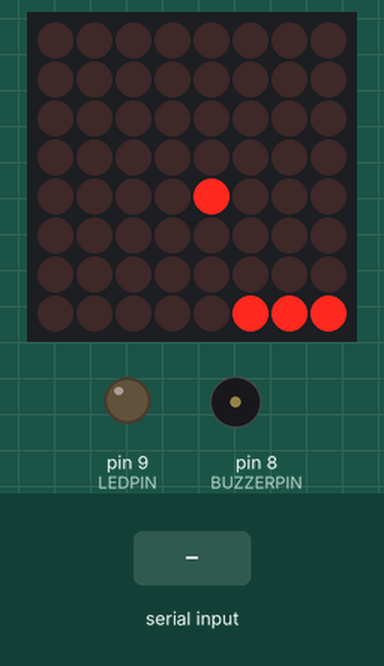
This sketch was run on a simulated Arduino Uno, built with avr-gcc and run on an emulated ATmega328P. Shown: 8×8 LED matrix, output pins drawn as LEDs (lit = HIGH), buzzer (waves = sounding, pin HIGH). Inputs (shaded band) come from the test bench. Random numbers use the default seed unless the sketch sets one.

Above: at 5.9 s.
6.0 s: "1" received over Serial
At 6.95 s:
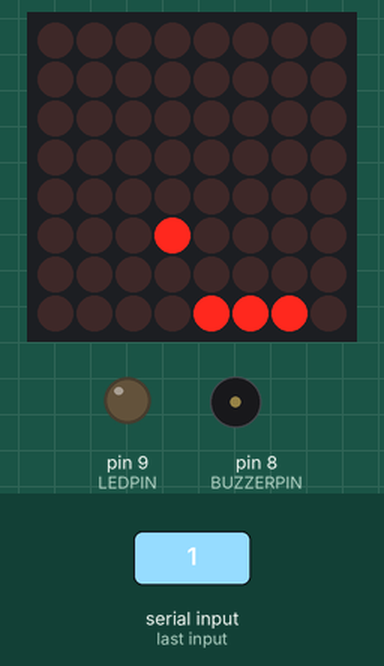
9.0 s: "0" received over Serial
At 9.78 s:
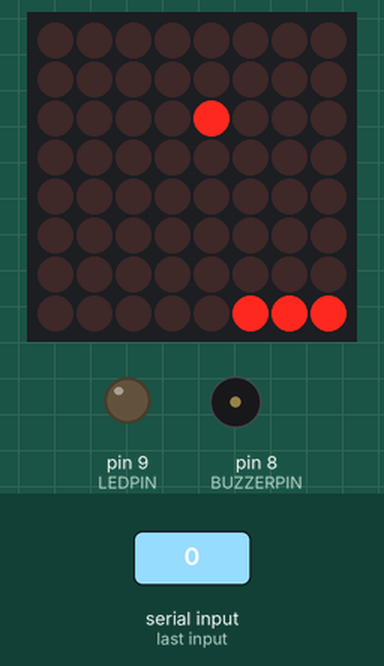
12.0 s: "2" received over Serial
At 12.21 s:
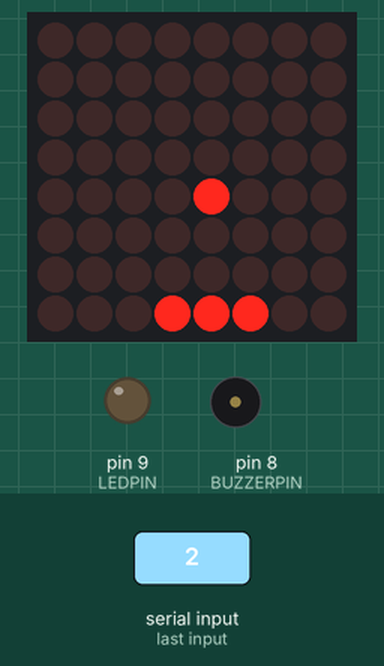
15.0 s: "1" received over Serial
At 15.43 s:
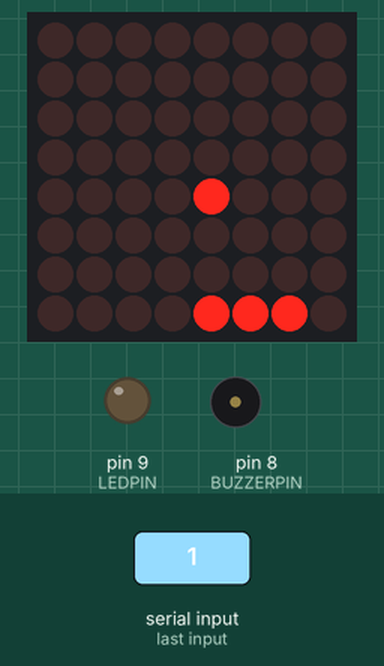
17.9 s: "2" received over Serial
At 18.65 s:
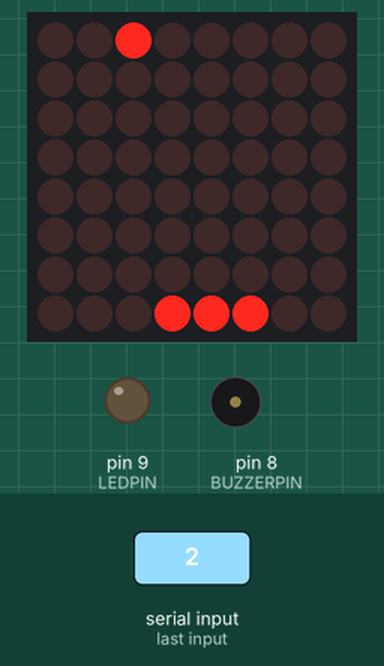
20.7 s: "0" received over Serial
At 21.09 s:
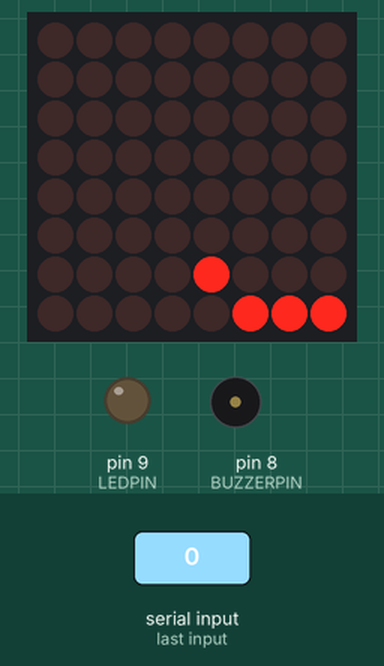

The sketch:

pong_game_arduino.ino
```cpp
#include "LedControl.h"// max 7219 ile led kontrol kütüphanesi
#include "Timer.h"

#define LEDPIN 9 // led pini
#define BUZZERPIN 8 // buzzer pini
#define PADSIZE 3 //oynanacak çubuğun uzunluğu
#define BALL_DELAY 400
#define GAME_DELAY 10
#define BOUNCE_VERTICAL 1
#define BOUNCE_HORIZONTAL -1
#define NEW_GAME_ANIMATION_SPEED 50  //define ile yapılan değişiklikler ilk yazılan veriyle yanına yazılan value için derlerken kodda yer değiştirmesini sağlar
#define HIT_NONE 0
#define HIT_NONE 0
#define HIT_CENTER 1
#define HIT_LEFT 2
#define HIT_RIGHT 3


//#define DEBUG 1

byte sad[] = {
B00000000,
B01000100,//dot matrix için 8x8 lik matriks tanımlandı ve her bir lede HIGH konumu için 1, LOW konumu için 0 verildi
B00010000,
B00010000,
B00000000,
B00111000,
B01000100,
B00000000
};

byte smile[] = {
B00000000,
B01000100,
B00010000,//dot matrix için 8x8 lik matriks tanımlandı ve her bir lede HIGH konumu için 1, LOW konumu için 0 verildi
B00010000,
B00010000,
B01000100,
B00111000,
B00000000
};
//byte ad[] = {
//B11100110,
//B11100101,//dot matrix için 8x8 lik matriks tanımlandı ve her bir lede HIGH konumu için 1, LOW konumu için 0 verildi
//B10000101,
//B10111110,
//B00100000,
//B00111000,
//B00100000,
//B00111000
//};


Timer timer; // timer.h kütüphanesi yardımıyla kullanılmak üere zamanlayıcı tanımlandı.

LedControl lc = LedControl(12,11,10,1);//led control kütüphanesine MAX7219 driver için kullanılacak pinleri tanımladık. son rakam ise kullanılacak driver sayısıdır.

byte direction; //Rüzgar gülü, 0 kuzeydir
int xball;
int yball;
int yball_prev;
byte xpad;
int ball_timer;

int bluetoothVal; // bluetooth veri akışı için kullanılacak string tanımlandı

void setSprite(byte *sprite){
    for(int r = 0; r < 8; r++){
        lc.setRow(0, r, sprite[r]);//ilk değer matrix adresidir 1 matriks olduğundan 0 değeri verilir. ikinci parametre satırlar arasında gezmemizi sağlar. üçüncü parametrede satırdaki yanacak ledleri byte cinsinden verir (dizideki değerler alınacak
    }
}

void newGame() {
    lc.clearDisplay(0); //tüm ledler adresteki matriks için söner
    // x ve y pozisyonlarına değer verme
    xball = random(1, 7);// 1ve 7 arasında random sayı üretir.
    yball = 1;
    direction = random(3, 6); // Güneye gider
    for(int r = 0; r < 8; r++){
        for(int c = 0; c < 8; c++){
            lc.setLed(0, r, c, HIGH);// satır ve sütunlardaki ledi row coulmn numarasına göre yakar.
            delay(NEW_GAME_ANIMATION_SPEED);//define ile tanımlanmış süre kadar bekletir
        }
    }
    setSprite(smile);//gülen yüz çalıştırılır.
    delay(1500);//1.5 sn bekler
    lc.clearDisplay(0);//matriks ledleri söndürülür.
}

void setPad(int x) {

    xpad = x;// çubuğa konum verilmiştir

}

void debug(const char* desc){// konumları kontrol etmek için yazılmış fonksiyondur
#ifdef DEBUG
    Serial.print(desc);
    Serial.print(" XY: ");
    Serial.print(xball);
    Serial.print(", ");//topun x ve y koordinatlarını basar
    Serial.print(yball);
    Serial.print(" XPAD: ");//çubuğun konumunu basar
    Serial.print(xpad);
    Serial.print(" DIR: ");//direction bastırır
    Serial.println(direction);
#endif
}

int checkBounce() {
    if(!xball || !yball || xball == 7 || yball == 6){//xball veya yball null değilse veya xball 7 ise veya yball 6 ise
        int bounce = (yball == 0 || yball == 6) ? BOUNCE_HORIZONTAL : BOUNCE_VERTICAL;// yball 0 veya yball 6 ise 1 horizontal veya -1 vertical değerini ata
#ifdef DEBUG
        debug(bounce == BOUNCE_HORIZONTAL ? "HORIZONTAL" : "VERTICAL");// BOUNCE_HORIZONTAL bounce değerindeyse horizontal kelimesini değilse vertical kelimesini  debug fonksiyonuna gönderir.
#endif
        return bounce;//bounce değerini döndürür
    }
    return 0;
}

int getHit() {// çarpma var mı var ise koordinatını alır
    if(yball != 6 || xball < xpad || xball > xpad + PADSIZE){
        return HIT_NONE;
    }
    if(xball == xpad + PADSIZE / 2){
        return HIT_CENTER; //oynanan çubuğun ortasına çarpıp çarpmadığına bakar
    }
    return xball < xpad + PADSIZE / 2 ? HIT_LEFT : HIT_RIGHT; //ne tarafa çarptığını döndürür
}

bool checkLoose() {
    return yball == 6 && getHit() == HIT_NONE; // oyuncunun kaybedip kaybetmediğini kontrol eder.
}

void moveBall() {
    debug("MOVE"); // debug fonksiyonuna move gönderir
    int bounce = checkBounce(); // fonksiyondan değeri alır.
    if(bounce) { // sektiği yere göre konumu değişecek
        switch(direction){
            case 0:
                direction = 4; //yukarıdaysa aşağı inecektir
            break;
            case 1:
                direction = (bounce == BOUNCE_VERTICAL) ? 7 : 3; //geldiği tarafa göre 1 veya 5 yönüne gider. saat 4 ve 10 arası
            break;
            case 2:
                direction = 6;//saat 3 yönünden saat 9 yönüne yönleneceğini belirtiyor
            break;
            case 6:
                direction = 2; //saat 9 yönünden saat 3 yönüne yönleneceğini belirtiyor
            break;
            case 7:
                direction = (bounce == BOUNCE_VERTICAL) ? 1 : 5; // geldiği tarafa göre 1 veya 5 yönüne gider. saat 8 ve 2 yönü arası
            break;
            case 5:
                direction = (bounce == BOUNCE_VERTICAL) ? 3 : 7; //geldiği tarafa göre 1 veya 5 yönüne gider. saat 4 ve 10 arası
            break;
            case 3:
                direction = (bounce == BOUNCE_VERTICAL) ? 5 : 1; // geldiği tarafa göre 1 veya 5 yönüne gider.saat 8 ve 2 yönü arası
            break;
            case 4:
                direction = 0; //aşağıdaysa yukarı çıkacaktır
            break;
        }
        debug("->");
    }


    switch(getHit()){
        case HIT_LEFT:
            if(direction == 0){//çubuğun sol tarafına vurduysa ve yönü yukarı doğruysa direction saat 10 yönüne doğru ayarla
                direction =  7;
            } else if (direction == 1){ //çubuğun sol tarafına vurduysa ve yönü saat 2 yönüne doğruysa  direction saat yukarı doğru ayarla
                direction = 0;
            }
        break;
        case HIT_RIGHT:
            if(direction == 0){// çubuğun sağ tarafına vurulduysa ve yön yukarı doğruysa direction saat 2 yönüne ayarla
                direction = 1;
            } else if(direction == 7) {// çubuğun sağ tarafına vurulduysa ve yön saat 10 yönüne doğruysa direction yukarı yöne ayarla
                direction = 0;
            }
        break;
    }

    // kenar ve ortagonal kontrolleri
    if((direction == 0 && xball == 0) || (direction == 4 && xball == 7)){ // direction  yukarı doğru ve xball  0 ise veya direction  aşağı doğru ve xball  7 ise sağa döndür
        direction++;
    }
    if(direction == 0 && xball == 7){ // direction  yukarı doğru ve xball  7 ise direction saat 10 yönüne ayarla
        direction = 7;
    }
    if(direction == 4 && xball == 0){// direction  aşağı doğru ve xball  0 ise direction saat 4 yönüne ayarla
        direction = 3;
    }
    if(direction == 2 && yball == 0){ // direction  saat 3 yönüne doğru ve yball  0 ise direction saat 4 yönüne ayarla
        direction = 3;
    }
    if(direction == 2 && yball == 6){ // direction  saat 3 yönüne doğru ve yball  6 ise direction saat 2 yönüne ayarla
        direction = 1;
    }
    if(direction == 6 && yball == 0){// direction  saat 9 yönüne doğru ve yball  0 ise direction saat 8 yönüne ayarla
        direction = 5;
    }
    if(direction == 6 && yball == 6){// direction  saat 9 yönüne doğru ve yball  6 ise direction saat 10 yönüne ayarla
        direction = 7;
    }

    // köşelere çarparsa
    if(xball == 0 && yball == 0){ // sol üst köşeye çarparsa direction saat 4 yönüne alınır
        direction = 3;
    }
    if(xball == 0 && yball == 6){ // sol alt köşeye çarparsa direction saat 2 yönüne alınır
        direction = 1;
    }
    if(xball == 7 && yball == 6){ // sağ alt köşeye çarparsa direction saat 10 yönüne alınır
        direction = 7;
    }
    if(xball == 7 && yball == 0){
        direction = 5; // sağ üst köşeye çarparsa direction saat 8 yönüne alınır
    }

    yball_prev = yball;
    if(2 < direction && direction < 6) {// yön saat 3 ile 9 arasındaysa y artar
        yball++;
    } else if(direction != 6 && direction != 2) {// yön saat 3 ile 9 arasında değilse y azalır
        yball--;
    }
    if(0 < direction && direction < 4) {//  yön saat 12 ile 6 arasındaysa x artar
        xball++;
    } else if(direction != 0 && direction != 4) { //  yön saat 12 ile 6 arasında degilse x azalır
        xball--;
    }
    xball = max(0, min(7, xball));// xball değerine alabileceği en büyük değeri verir
    yball = max(0, min(6, yball));// yball değerine alabileceği en büyük değeri verir
    debug("AFTER MOVE");
}

void gameOver() {
    setSprite(sad);// üzgün yüzü bastırır
    delay(1500);// 1.5 sn bekler
    lc.clearDisplay(0);// tüm ledleri söndürür
}

void drawGame() {// oyunu çizdirir
    if(yball_prev != yball){ // topun y koordinatı öncekinden farklıysa
        lc.setRow(0, yball_prev, 0); // matriksin  yball_prev indeksli satırda tüm ledleri söndürür
    }
    lc.setRow(0, yball, byte(1 << (xball))); // matriksin yball indeksli satırındaki ledleri sola kaydırarak yakar.
    byte padmap = byte(0xFF >> (8 - PADSIZE) << xpad) ; // çubuğu gelen isteğe göre kaydırır.
#ifdef DEBUG
    //Serial.println(padmap, BIN);
#endif
    lc.setRow(0, 7, padmap); // kaydırıldıktan sonra çubuğu çizdirir
}

void isimyazdir(){


    byte birinci =B11100110;
    byte ikinci =B11100101;//dot matrix için 8x8 lik matriks tanımlandı ve her bir lede HIGH konumu için 1, LOW konumu için 0 verildi
    byte ucuncu=B10000101;
    byte dorduncu=B10111110;
    byte besinci=B00100000;
    byte altinci=B00111000;
    byte yedinci=B00100000;
    byte sekizinci=B00111000;


    //B11100110,
//B11100101,//dot matrix için 8x8 lik matriks tanımlandı ve her bir lede HIGH konumu için 1, LOW konumu için 0 verildi
//B10000101,
//B10111110,
    int i=0;
    while(i<=7){


    byte ad[] = {birinci,ikinci,ucuncu,dorduncu,besinci,altinci,yedinci,sekizinci};
    setSprite(ad);
    delay(500);
    birinci= byte(birinci >> 1);
    ikinci= byte(ikinci >> 1);
    ucuncu= byte(ucuncu >> 1);
    dorduncu= byte(dorduncu >> 1);
    besinci= byte(besinci >> 1);
    altinci= byte(altinci >> 1);
    yedinci= byte(yedinci >> 1);
    sekizinci= byte(sekizinci >> 1);
    i=i+1;

    }


  }


void setup() {

  pinMode(LEDPIN, OUTPUT); // 9 numaralı pini çıkış pini olarak ayarlıyoruz, led için kullanılıyor
  pinMode(BUZZERPIN, OUTPUT); // 8 numaralı pini çıkış pini olarak ayarlıyoruz, buzzer için kullanılıyor


  Serial.begin(9600); // serial portu açar, saniyede 9600 bit yollar

  lc.shutdown(0,false); // max7219 driver güç tasarrufundan çıkarılır

  lc.setIntensity(0, 8);// 0 nolu led matriksin 8 seviyesinde led parlaklığını ayarlar (0 dan 15 e kadar ayarlanabilir

  lc.clearDisplay(0);// tüm ledleri söndürür
  randomSeed(analogRead(0)); /// A0 pininden değer okur o değerde rastgele bir dizi oluşturur ve bu dizidei rastgele bir noktadan başlangıç seçer
#ifdef DEBUG

  Serial.println("Pong");
#endif
  newGame();// yeni oyunu başlatır
  ball_timer = timer.every(BALL_DELAY, moveBall);// her 200 msde moveball fonksiyonunu çalıştırır
}

void loop() {
  if (Serial.available())// tanımlanan pinlerle bağlantı kurulabiliyorsa(veri akışı yapılabilecekse)
  {

    bluetoothVal = Serial.read();// telefondan gelen string değeri bluetooth modülü okur

    if(bluetoothVal == 54){

        digitalWrite(LEDPIN, LOW);  // led söner

    }
    else if(bluetoothVal == 55){

        digitalWrite(LEDPIN, HIGH);  // led yanar

    }
    else if(bluetoothVal == 56){

        tone(BUZZERPIN, 1000); // buzzerın ses vermesini sağlar
        delay(100); // 0.1 saniye gecikme sağlar
        noTone(BUZZERPIN); // buzzerı durdudur

    }
    else {

        setPad(bluetoothVal % 6);  // gelen değere göre( modunu alarak) çubuğu hareket ettirir.

    }

  }
    timer.update();// zamanlayıcıyı günceller


// setPad();// çubuğu hareket ettir

#ifdef DEBUG
    Serial.println(xpad);//debug modda konumunu basar
#endif
    // Ekranı günceller
    drawGame();// oyuunu çizdirir
    if(checkLoose()) {// kaybedip etmediğini kontrol eder.
        debug("LOOSE");
        gameOver();// game over fonksiyonu çalışır
        isimyazdir();
        newGame();// yeniden oyunu başlatır
    }
    delay(GAME_DELAY);// loop aralarında bekleme süresi
}
```

Measured:
- what the display in image 1 shows lasts 0.5 s, from 6.7 s to 7.2 s
